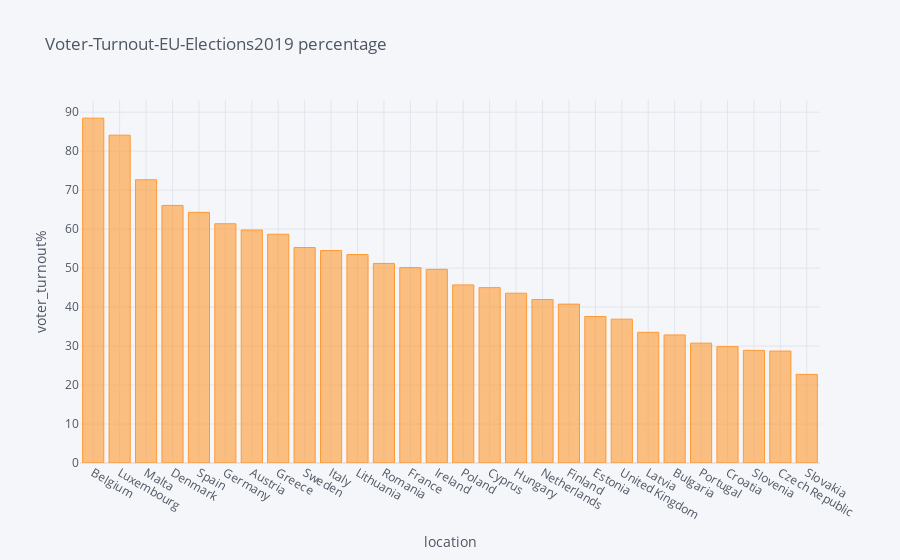

Notebook code cell kept with this figure:
### Code cell
only2019.iplot(kind='bar',x='country',y='voter_turnout%',xTitle='location',yTitle='voter_turnout%'
               ,title='Voter-Turnout-EU-Elections2019 percentage')

### Figure 1 — Plotly figure (JSON) as saved in the notebook; plotly's stock layout.template omitted (floating-point values rounded to 4 significant figures)
{"data": [{"marker": {"color": "rgba(255, 153, 51, 0.6)", "line": {"color": "rgba(255, 153, 51, 1.0)", "width": 1}}, "name": "voter_turnout%", "orientation": "v", "text": "", "type": "bar", "x": ["Belgium", "Luxembourg", "Malta", "Denmark", "Spain", "Germany", "Austria", "Greece", "Sweden", "Italy", "Lithuania", "Romania", "France", "Ireland", "Poland", "Cyprus", "Hungary", "Netherlands", "Finland", "Estonia", "United Kingdom", "Latvia", "Bulgaria", "Portugal", "Croatia", "Slovenia", "Czech Republic", "Slovakia"], "y": [88.47, 84.1, 72.66, 66.08, 64.3, 61.38, 59.77, 58.69, 55.27, 54.5, 53.48, 51.2, 50.12, 49.68, 45.69, 44.99, 43.56, 41.93, 40.76, 37.59, 36.9, 33.53, 32.85, 30.75, 29.85, 28.89, 28.72, 22.74]}], "layout": {"legend": {"bgcolor": "#F5F6F9", "font": {"color": "#4D5663"}}, "paper_bgcolor": "#F5F6F9", "plot_bgcolor": "#F5F6F9", "title": {"font": {"color": "#4D5663"}, "text": "Voter-Turnout-EU-Elections2019 percentage"}, "xaxis": {"gridcolor": "#E1E5ED", "showgrid": true, "tickfont": {"color": "#4D5663"}, "title": {"font": {"color": "#4D5663"}, "text": "location"}, "zerolinecolor": "#E1E5ED"}, "yaxis": {"gridcolor": "#E1E5ED", "showgrid": true, "tickfont": {"color": "#4D5663"}, "title": {"font": {"color": "#4D5663"}, "text": "voter_turnout%"}, "zerolinecolor": "#E1E5ED"}}}
